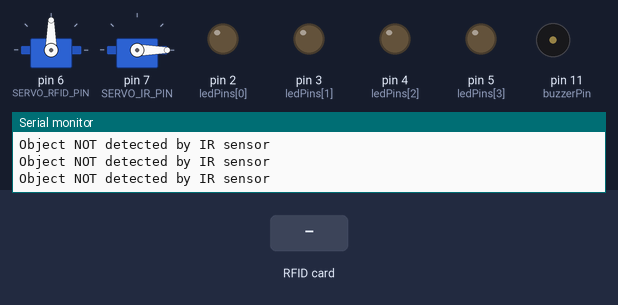
Recording of a sketch running on a simulated Arduino Uno, built with avr-gcc and run on an emulated ATmega328P. Shown: 2 × servo, output pins drawn as LEDs (lit = HIGH), buzzer (waves = sounding), the last lines printed to the serial monitor. Wiring (inferred from the names in the program): 5 × IR receiver: data pin 8 / data A0 / data A1 / data A2 / data A3. The test bench sets the inputs (shaded band). Pins used as bus, display or sensor lines are not drawn.

Above: at 1.2 s.
1.3 s: RFID card B3 B4 A5 1A held to the reader
At 7.1 s:
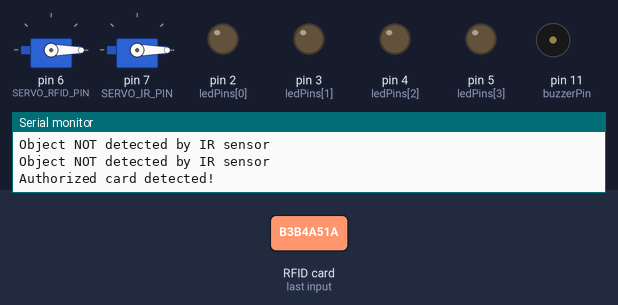
At 12.1 s:
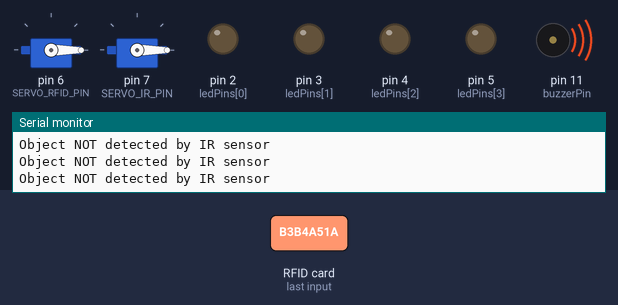
Timing chart, 0 to 12.8 s (numbered marks = the images above; inputs shaded):
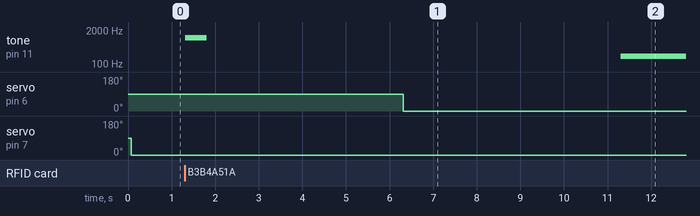

Measured:
- after the input at 1.3 s, tone on pin 11 (buzzerPin): silent → 1000 Hz at once, → silent 0.50 s later, → 200 Hz 9.5 s later; servo on pin 6 (SERVO_RFID_PIN): 90° → 0° after 5.0 s

The sketch:

RFID_IR_4IR_4LED_WORK.ino
```cpp
#include <Servo.h>
#include <MFRC522.h>
#include <SPI.h>

// Define IR sensor and LED pins for each pair
const int irSensorPins[] = {A0, A1, A2, A3};
const int ledPins[] = {2, 3, 4, 5};

#define SS_PIN 10 // RFID Slave Select Pin
#define RST_PIN 9  // RFID Reset Pin

#define IR_SENSOR_PIN 8 // IR Sensor Signal Pin
#define SERVO_RFID_PIN 6 // Servo Motor Control Pin for RFID
#define SERVO_IR_PIN 7   // Servo Motor Control Pin for IR

Servo servoRFID;
Servo servoIR;
int ledPin = 12;
int buzzerPin = 11;

MFRC522 mfrc522(SS_PIN, RST_PIN);

// Define the UID of authorized RFID cards
#define RFID_CARD_1_UID {0xB3, 0xB4, 0xA5, 0x1A}
// Add more card UIDs as needed

void setup() {
  Serial.begin(9600);

  // Set up IR sensor pins as input
  pinMode(irSensorPins[0], INPUT);
  pinMode(irSensorPins[1], INPUT);
  pinMode(irSensorPins[2], INPUT);
  pinMode(irSensorPins[3], INPUT);

  // Set up LED pins as output
  pinMode(ledPins[0], OUTPUT);
  pinMode(ledPins[1], OUTPUT);
  pinMode(ledPins[2], OUTPUT);
  pinMode(ledPins[3], OUTPUT);

  SPI.begin();
  mfrc522.PCD_Init();
  servoRFID.attach(SERVO_RFID_PIN);
  servoIR.attach(SERVO_IR_PIN);
  pinMode(ledPin, OUTPUT);
  pinMode(buzzerPin, OUTPUT);
  digitalWrite(ledPin, LOW);
}

void loop() {
  // Read IR sensor value for sensor 1
  int irValue1 = digitalRead(irSensorPins[0]);

  // If an object is detected, turn on the LED for sensor 1
  if (irValue1 == LOW) {
    digitalWrite(ledPins[0], HIGH);
    Serial.println("Object detected on sensor 1");
  } else {
    digitalWrite(ledPins[0], LOW);
  }

  // Read IR sensor value for sensor 2
  int irValue2 = digitalRead(irSensorPins[1]);

  // If an object is detected, turn on the LED for sensor 2
  if (irValue2 == LOW) {
    digitalWrite(ledPins[1], HIGH);
    Serial.println("Object detected on sensor 2");
  } else {
    digitalWrite(ledPins[1], LOW);
  }

  // Read IR sensor value for sensor 3
  int irValue3 = digitalRead(irSensorPins[2]);

  // If an object is detected, turn on the LED for sensor 3
  if (irValue3 == LOW) {
    digitalWrite(ledPins[2], HIGH);
    Serial.println("Object detected on sensor 3");
  } else {
    digitalWrite(ledPins[2], LOW);
  }

  // Read IR sensor value for sensor 4
  int irValue4 = digitalRead(irSensorPins[3]);

  // If an object is detected, turn on the LED for sensor 4
  if (irValue4 == LOW) {
    digitalWrite(ledPins[3], HIGH);
    Serial.println("Object detected on sensor 4");
  } else {
    digitalWrite(ledPins[3], LOW);
  }

  // Look for new RFID cards
  if (mfrc522.PICC_IsNewCardPresent() && mfrc522.PICC_ReadCardSerial()) {
    // Compare the card UID with authorized UIDs
    if (compareCardUID(mfrc522.uid.uidByte)) {
      Serial.println("Authorized card detected!");

      // Perform actions when an authorized RFID card is detected
      openRFIDDoor();
      delay(5000); // Wait for 5 seconds
      closeRFIDDoor();
    } else {
      Serial.println("Unauthorized card detected!");
      closeRFIDDoor();
    }

    // Halt the RFID module
    mfrc522.PICC_HaltA();
    mfrc522.PCD_StopCrypto1();
  }

  // IR sensor detection
  if (digitalRead(IR_SENSOR_PIN) == LOW) {
    Serial.println("Object detected by IR sensor");

    // Perform actions when an object is detected by the IR sensor
    openIRDoor();
    delay(3000); // Wait for 5 seconds
    closeIRDoor();
  }
  if (digitalRead(IR_SENSOR_PIN) == HIGH) {
    Serial.println("Object NOT detected by IR sensor");

    // Perform actions when an object is detected by the IR sensor
    closeIRDoor();
  }

  // Add a delay to avoid rapid toggling of LED states
  delay(100);
}

void openRFIDDoor() {
  servoRFID.write(90); // Move the RFID servo to the open position (90 degrees)
  tone(buzzerPin, 1000, 500);
  digitalWrite(ledPin, LOW);
  delay(5000); // Keep the door open for 5 seconds
  digitalWrite(ledPin, HIGH);
  servoRFID.write(0); // Close the door
}

void closeRFIDDoor() {
  servoRFID.write(0); // Move the RFID servo to the closed position (0 degrees)
  tone(buzzerPin, 200, 2000);
}

void openIRDoor() {
  servoIR.write(90); // Move the IR servo to the open position (90 degrees)
  digitalWrite(ledPin, HIGH);
  delay(3000); // Keep the door open for 5 seconds
  digitalWrite(ledPin, LOW);
}

void closeIRDoor() {
  servoIR.write(0); // Move the IR servo to the closed position (0 degrees)
}

bool compareCardUID(byte* cardUID) {
  // Compare the provided card UID with authorized UIDs
  byte authorizedCard1[] = RFID_CARD_1_UID;
  // Add more card UIDs as needed

  for (int i = 0; i < mfrc522.uid.size; i++) {
    if (cardUID[i] != authorizedCard1[i]) {
      return false; // UID doesn't match
    }
  }

  return true; // UID matches
}
```
